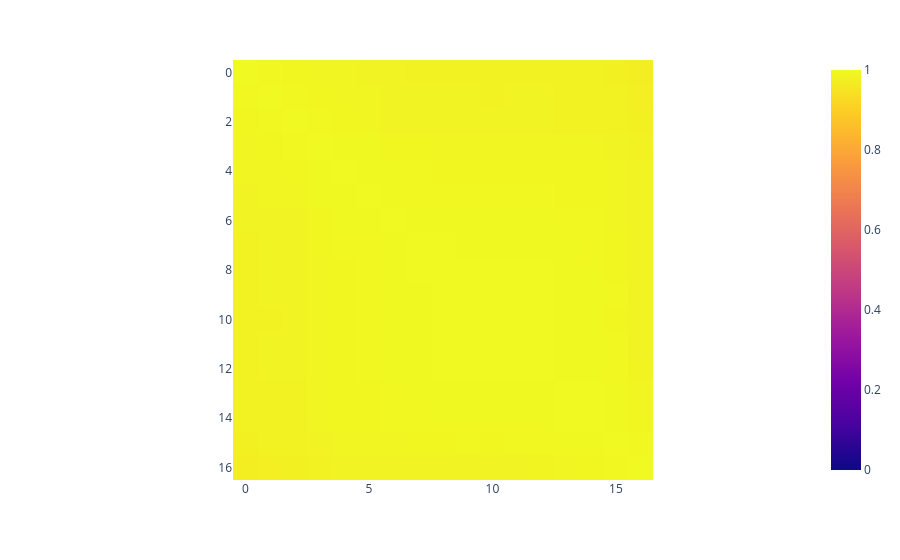

The notebook cell saved with this chart:
### Code cell
layer_ffts = []
for layer_idx in range(len(all_representations)):
    representations = all_representations[layer_idx].cpu()
    repr_pca, explained_var = pca(representations.float(), low_dim=100)
    repr_fft = fourier(repr_pca).abs().T.sum(dim=0)
    layer_ffts.append(repr_fft)

layer_ffts = torch.stack(layer_ffts)
fft_correlations = torch.corrcoef(layer_ffts)

plotly.express.imshow(
    # correlations (similarity) between layers' Fourier spectra
    fft_correlations,
    zmin=0,
    zmax=1,
)

### Figure 1 — Plotly figure (JSON) as saved in the notebook; plotly's stock layout.template omitted (floating-point values rounded to 4 significant figures; data arrays with more than 128 entries replaced by an {"elided": "..."} marker saying what was removed)
{"data": [{"coloraxis": "coloraxis", "hovertemplate": "x: %{x}<br>y: %{y}<br>color: %{z}<extra></extra>", "name": "0", "type": "heatmap", "xaxis": "x", "yaxis": "y", "z": {"elided": "17x17 float values"}}], "layout": {"coloraxis": {"cmax": 1, "cmin": 0, "colorscale": [[0.0, "#0d0887"], [0.1111, "#46039f"], [0.2222, "#7201a8"], [0.3333, "#9c179e"], [0.4444, "#bd3786"], [0.5556, "#d8576b"], [0.6667, "#ed7953"], [0.7778, "#fb9f3a"], [0.8889, "#fdca26"], [1.0, "#f0f921"]]}, "margin": {"t": 60}, "xaxis": {"anchor": "y", "constrain": "domain", "domain": [0.0, 1.0], "scaleanchor": "y"}, "yaxis": {"anchor": "x", "autorange": "reversed", "constrain": "domain", "domain": [0.0, 1.0]}}}
